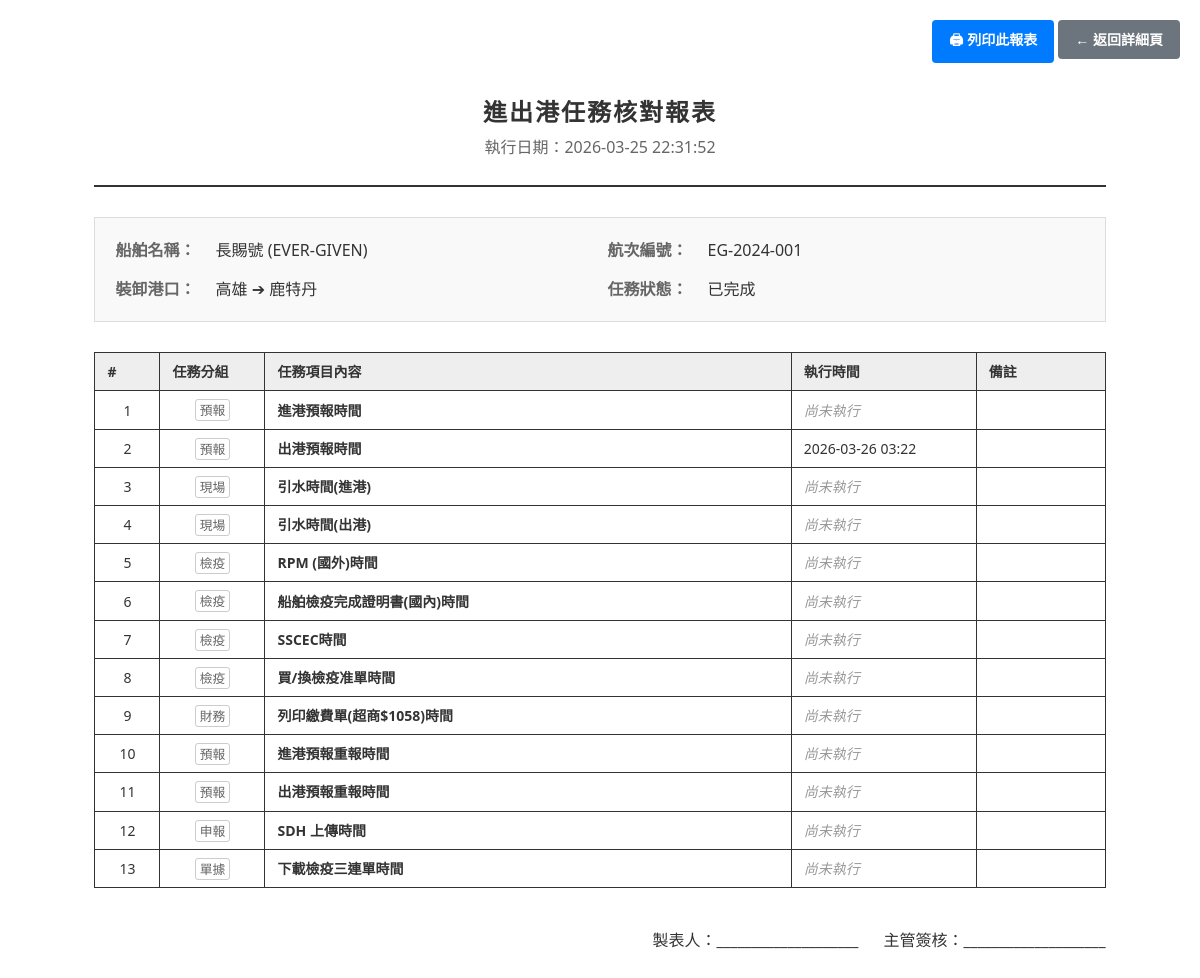
/voyage-tasks/1/print, run on the app's committed database.
### models.py (models this page shows)
class Ship(Base):
    __tablename__ = "ships"
    id = Column(Integer, primary_key=True, index=True)
    code = Column(String, unique=True, nullable=False, index=True)
    name = Column(String, nullable=False)
    flag = Column(String)
    ship_type = Column(String)
    created_at = Column(DateTime, default=func.now())
    updated_at = Column(DateTime, default=func.now(), onupdate=func.now())
    voyages = relationship("Voyage", back_populates="ship")

class Voyage(Base):
    __tablename__ = "voyages"
    id = Column(Integer, primary_key=True, index=True)
    voyage_no = Column(String, unique=True, nullable=False, index=True)
    ship_id = Column(Integer, ForeignKey("ships.id"), nullable=False)
    port_of_loading = Column(String)
    port_of_discharge = Column(String)
    etd = Column(Date)
    eta = Column(Date)
    status = Column(String, default="計畫中")  # 計畫中/進行中/已完成
    created_at = Column(DateTime, default=func.now())
    updated_at = Column(DateTime, default=func.now(), onupdate=func.now())
    ship = relationship("Ship", back_populates="voyages")
    invoices = relationship("Invoice", back_populates="voyage")
    task_logs = relationship("VoyageTaskLog", back_populates="voyage")

class VoyageTaskLog(Base):
    __tablename__ = "voyage_task_logs"
    id = Column(Integer, primary_key=True, index=True)
    voyage_id = Column(Integer, ForeignKey("voyages.id"), nullable=False)
    task_id = Column(Integer, ForeignKey("task_categories.id"), nullable=False)
    recorded_time = Column(DateTime) # 實際動作時間
    recorded_by = Column(String) # 執行的使用者
    remarks = Column(String)     # 備註
    created_at = Column(DateTime, default=func.now())
    voyage = relationship("Voyage", back_populates="task_logs")
    task_category = relationship("TaskCategory", back_populates="task_logs")

class TaskCategory(Base):
    __tablename__ = "task_categories"
    id = Column(Integer, primary_key=True, index=True)
    name = Column(String, nullable=False)    # 任務名稱
    task_group = Column(String)             # 分組
    default_fee = Column(Numeric(18, 2), default=0) # 預設規費
    display_order = Column(Integer, default=0)
    is_active = Column(Integer, default=1)   # 1: 啟用, 0: 停用
    created_at = Column(DateTime, default=func.now())
    updated_at = Column(DateTime, default=func.now(), onupdate=func.now())
    task_logs = relationship("VoyageTaskLog", back_populates="task_category")

### routers/voyage_tasks.py (the view)
@router.get("/{voyage_id}/print", response_class=HTMLResponse)
def print_voyage_tasks(
    voyage_id: int,
    request: Request,
    db: Session = Depends(get_db)
):
    voyage = db.query(models.Voyage).filter(models.Voyage.id == voyage_id).first()
    if not voyage:
        return RedirectResponse(url="/voyage-tasks", status_code=303)
    task_logs = (
        db.query(models.VoyageTaskLog)
        .join(models.TaskCategory)
        .filter(models.VoyageTaskLog.voyage_id == voyage_id)
        .order_by(
            models.TaskCategory.display_order,
            models.TaskCategory.task_group,
            models.TaskCategory.name
        )
        .all()
    )
    return templates.TemplateResponse("voyage_tasks/print.html", {
        "request": request,
        "voyage": voyage,
        "task_logs": task_logs,
        "print_date": datetime.now().strftime("%Y-%m-%d %H:%M:%S")
    })

### templates/voyage_tasks/print.html (shortened to what this page needs)
<!DOCTYPE html>
<html lang="zh-TW">
<head>
</head>
<body>
<div class="no-print-area">
    <button class="btn" onclick="window.print()">🖨 列印此報表</button>
    <a href="/voyage-tasks/{{ voyage.id }}" class="btn btn-secondary">← 返回詳細頁</a>
</div>
<div class="report-header">
    <h1>進出港任務核對報表</h1>
    <p style="margin-top:5px; color:#666;">執行日期：{{ print_date }}</p>
</div>
<div class="master-info">
    <div class="info-item">
        <span class="info-label">船舶名稱：</span>
        <span class="info-value">{{ voyage.ship.name }} ({{ voyage.ship.code }})</span>
    </div>
    <div class="info-item">
        <span class="info-label">航次編號：</span>
        <span class="info-value">{{ voyage.voyage_no }}</span>
    </div>
    <div class="info-item">
        <span class="info-label">裝卸港口：</span>
        <span class="info-value">{{ voyage.port_of_loading or '-' }} ➔ {{ voyage.port_of_discharge or '-' }}</span>
    </div>
    <div class="info-item">
        <span class="info-label">任務狀態：</span>
        <span class="info-value">{{ voyage.status }}</span>
    </div>
</div>
<table>
    <thead>
        <tr>
            <th style="width:40px;">#</th>
            <th style="width:80px;">任務分組</th>
            <th>任務項目內容</th>
            <th style="width:160px;">執行時間</th>
            <th>備註</th>
        </tr>
    </thead>
    <tbody>
        {% for log in task_logs %}
        <tr>
            <td style="text-align:center;">{{ loop.index }}</td>
            <td style="text-align:center;">
                <span class="group-badge">{{ log.task_category.task_group or '未分類' }}</span>
            </td>
            <td>
                <strong>{{ log.task_category.name }}</strong>
            </td>
            <td>
                {% if log.recorded_time %}
                    {{ log.recorded_time.strftime('%Y-%m-%d %H:%M') }}
                {% else %}
                    <span style="color:#999; font-style:italic;">尚未執行</span>
                {% endif %}
            </td>
            <td>{{ log.remarks or '' }}</td>
        </tr>
        {% else %}
        <tr>
            <td colspan="5" style="text-align:center;">尚無相關任務紀錄</td>
        </tr>
        {% endfor %}
    </tbody>
</table>
<div style="margin-top:40px; text-align:right;">
    <p>製表人：____________________ &nbsp;&nbsp;&nbsp;&nbsp; 主管簽核：____________________</p>
</div>
</body>
</html>

### templates/voyage_tasks/print.html (style rules this page uses)
body { font-family: "Segoe UI", "Microsoft JhengHei", Arial, sans-serif; color: #333; line-height: 1.5; margin: 0; padding: 2.5cm; }
.no-print-area { position: fixed; top: 20px; right: 20px; z-index: 1000; }
.btn { display: inline-block; padding: 8px 16px; font-size: 14px; font-weight: bold; text-align: center; text-decoration: none; cursor: pointer; border: 1px solid transparent; border-radius: 4px; background-color: #007bff; color: #fff; }
.btn-secondary { background-color: #6c757d; }
.report-header { text-align: center; border-bottom: 2px solid #333; margin-bottom: 30px; padding-bottom: 10px; }
.report-header h1 { margin: 0; font-size: 24px; letter-spacing: 2px; }
.master-info { display: grid; grid-template-columns: 1fr 1fr; gap: 15px; margin-bottom: 30px; background: #f9f9f9; padding: 20px; border: 1px solid #ddd; }
.info-item { display: flex; }
.info-label { width: 100px; font-weight: bold; color: #666; }
.info-value { flex: 1; font-weight: 500; }
table { width: 100%; border-collapse: collapse; font-size: 14px; }
th, td { border: 1px solid #333; padding: 8px 12px; text-align: left; }
th { background-color: #eee; font-weight: bold; }
.group-badge { font-size: 0.8rem; color: #666; border: 1px solid #ccc; padding: 1px 4px; border-radius: 3px; }

### data on the page
Ship: ship.name "長賜號", ship.code "EVER-GIVEN"
Voyage: voyage_no "EG-2024-001", port_of_loading "高雄", port_of_discharge "鹿特丹", status "已完成"
VoyageTaskLog: task_category "預報", task_category.name "進港預報時間", shows "尚未執行"
VoyageTaskLog: task_category "預報", task_category.name "出港預報時間", recorded_time "2026-03-26 03:22"
VoyageTaskLog: task_category "現場", task_category.name "引水時間(進港)", shows "尚未執行"
VoyageTaskLog: task_category "現場", task_category.name "引水時間(出港)", shows "尚未執行"
VoyageTaskLog: task_category "檢疫", task_category.name "RPM (國外)時間", shows "尚未執行"
VoyageTaskLog: task_category "檢疫", task_category.name "船舶檢疫完成證明書(國內)時間", shows "尚未執行"
VoyageTaskLog: task_category "檢疫", task_category.name "SSCEC時間", shows "尚未執行"
VoyageTaskLog: task_category "檢疫", task_category.name "買/換檢疫准單時間", shows "尚未執行"
VoyageTaskLog: task_category "財務", task_category.name "列印繳費單(超商$1058)時間", shows "尚未執行"
VoyageTaskLog: task_category "預報", task_category.name "進港預報重報時間", shows "尚未執行"
VoyageTaskLog: task_category "預報", task_category.name "出港預報重報時間", shows "尚未執行"
VoyageTaskLog: task_category "申報", task_category.name "SDH 上傳時間", shows "尚未執行"
VoyageTaskLog: task_category "單據", task_category.name "下載檢疫三連單時間", shows "尚未執行"

### other printed values
{{ print_date }} "2026-03-25 22:31:52"
